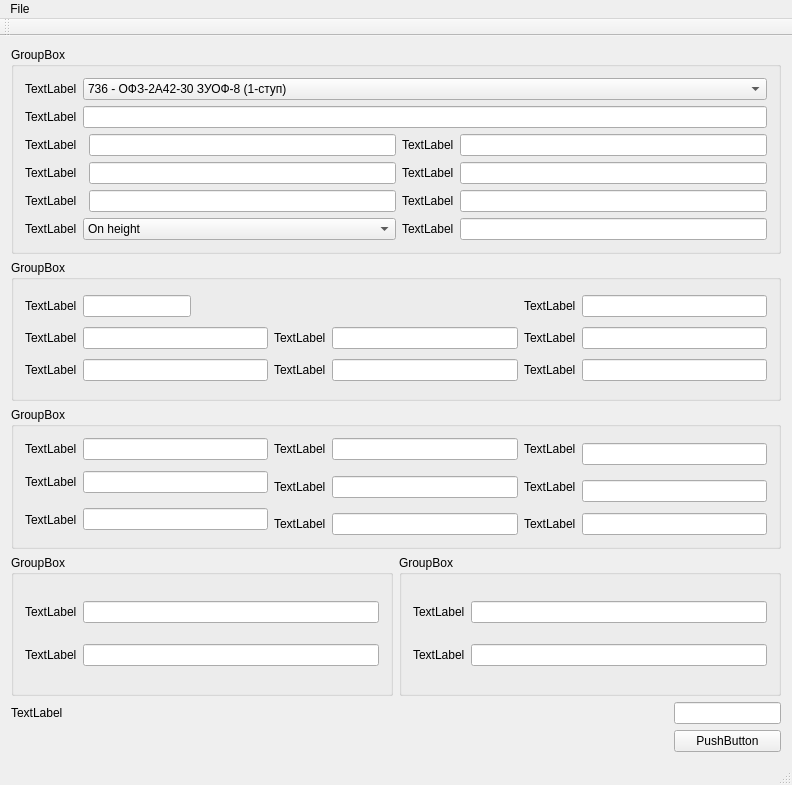
<?xml version="1.0" encoding="UTF-8"?>
<ui version="4.0">
 <class>MainWindow</class>
 <widget class="QMainWindow" name="MainWindow">
  <property name="geometry">
   <rect>
    <x>0</x>
    <y>0</y>
    <width>792</width>
    <height>785</height>
   </rect>
  </property>
  <property name="windowTitle">
   <string>MainWindow</string>
  </property>
  <widget class="QWidget" name="centralWidget">
   <layout class="QGridLayout" name="gridLayout_5">
    <item row="0" column="0" colspan="2">
     <widget class="QGroupBox" name="shellParamsGroupBox">
      <property name="title">
       <string>GroupBox</string>
      </property>
      <layout class="QVBoxLayout" name="verticalLayout">
       <item>
        <layout class="QGridLayout" name="gridLayout_8">
         <item row="0" column="0">
          <widget class="QLabel" name="shellNameLabel">
           <property name="text">
            <string>TextLabel</string>
           </property>
          </widget>
         </item>
         <item row="0" column="1">
          <widget class="QComboBox" name="shellNameComboBox">
           <item>
            <property name="text">
             <string>736 - ОФЗ-2А42-30 ЗУОФ-8 (1-ступ)</string>
            </property>
           </item>
           <item>
            <property name="text">
             <string>37 - ФАБ-500Т (ТА, АТ) (1-ступ)</string>
            </property>
           </item>
           <item>
            <property name="text">
             <string>46 - ФАБ 500 М-54 с ТУ (2-ступ)</string>
            </property>
           </item>
           <item>
            <property name="text">
             <string>381 - РБК-500 СПБЭ (2-ступ)</string>
            </property>
           </item>
           <item>
            <property name="text">
             <string>472 - С-8 (2-ступ)</string>
            </property>
           </item>
           <item>
            <property name="text">
             <string>3472 - С-8М (2-ступ)</string>
            </property>
           </item>
           <item>
            <property name="text">
             <string>999 - С-8КЛ (3-ступ)</string>
            </property>
           </item>
           <item>
            <property name="text">
             <string>3475 - С-8СС (3-ступ)</string>
            </property>
           </item>
          </widget>
         </item>
         <item row="1" column="0">
          <widget class="QLabel" name="separationSpeedValueLabel">
           <property name="text">
            <string>TextLabel</string>
           </property>
          </widget>
         </item>
         <item row="1" column="1">
          <widget class="QLineEdit" name="separationSpeedValueLineEdit"/>
         </item>
        </layout>
       </item>
       <item>
        <layout class="QGridLayout" name="gridLayout_10">
         <item row="0" column="0">
          <widget class="QLabel" name="firstStageCharSpeedValueLabel">
           <property name="text">
            <string>TextLabel</string>
           </property>
          </widget>
         </item>
         <item row="0" column="2">
          <widget class="QLineEdit" name="firstStageCharSpeedValueLineEdit"/>
         </item>
         <item row="0" column="3">
          <widget class="QLabel" name="firstStageCompleteParamLabel">
           <property name="text">
            <string>TextLabel</string>
           </property>
          </widget>
         </item>
         <item row="0" column="4">
          <widget class="QLineEdit" name="firstStageCompleteParamLineEdit"/>
         </item>
         <item row="1" column="0">
          <widget class="QLabel" name="secondStageCharSpeedValueLabel">
           <property name="text">
            <string>TextLabel</string>
           </property>
          </widget>
         </item>
         <item row="1" column="2">
          <widget class="QLineEdit" name="secondStageCharSpeedValueLineEdit"/>
         </item>
         <item row="1" column="3">
          <widget class="QLabel" name="secondStageCompleteParamLabel">
           <property name="text">
            <string>TextLabel</string>
           </property>
          </widget>
         </item>
         <item row="1" column="4">
          <widget class="QLineEdit" name="secondStageCompleteParamLineEdit"/>
         </item>
         <item row="2" column="0">
          <widget class="QLabel" name="thirdStageCharSpeedValueLabel">
           <property name="text">
            <string>TextLabel</string>
           </property>
          </widget>
         </item>
         <item row="2" column="2">
          <widget class="QLineEdit" name="thirdStageCharSpeedValueLineEdit"/>
         </item>
         <item row="2" column="3">
          <widget class="QLabel" name="thirdStageCompleteParamLabel">
           <property name="text">
            <string>TextLabel</string>
           </property>
          </widget>
         </item>
         <item row="2" column="4">
          <widget class="QLineEdit" name="thirdStageCompleteParamLineEdit"/>
         </item>
         <item row="3" column="0">
          <widget class="QLabel" name="userDefinedLastStageCompleteParamLabel">
           <property name="text">
            <string>TextLabel</string>
           </property>
          </widget>
         </item>
         <item row="3" column="1" colspan="2">
          <widget class="QComboBox" name="userDefinedLastStageCompleteParamComboBox">
           <item>
            <property name="text">
             <string>On height</string>
            </property>
           </item>
           <item>
            <property name="text">
             <string>On time</string>
            </property>
           </item>
           <item>
            <property name="text">
             <string>On range</string>
            </property>
           </item>
           <item>
            <property name="text">
             <string>On speed pressure</string>
            </property>
           </item>
           <item>
            <property name="text">
             <string>On trajectory peak</string>
            </property>
           </item>
          </widget>
         </item>
         <item row="3" column="3">
          <widget class="QLabel" name="userDefinedLastStageCompleteParamValueLabel">
           <property name="text">
            <string>TextLabel</string>
           </property>
          </widget>
         </item>
         <item row="3" column="4">
          <widget class="QLineEdit" name="userDefinedLastStageCompleteParamValueLineEdit"/>
         </item>
        </layout>
       </item>
      </layout>
     </widget>
    </item>
    <item row="1" column="0" colspan="2">
     <widget class="QGroupBox" name="appParamsGroupBox">
      <property name="title">
       <string>GroupBox</string>
      </property>
      <layout class="QGridLayout" name="gridLayout_2">
       <item row="0" column="0">
        <widget class="QLabel" name="appAbsHeightLabel">
         <property name="text">
          <string>TextLabel</string>
         </property>
        </widget>
       </item>
       <item row="0" column="1">
        <widget class="QLineEdit" name="appAbsHeightLineEdit">
         <property name="sizePolicy">
          <sizepolicy hsizetype="Fixed" vsizetype="Fixed">
           <horstretch>0</horstretch>
           <verstretch>0</verstretch>
          </sizepolicy>
         </property>
        </widget>
       </item>
       <item row="0" column="4">
        <widget class="QLabel" name="appWayAngleLabel">
         <property name="text">
          <string>TextLabel</string>
         </property>
        </widget>
       </item>
       <item row="0" column="5">
        <widget class="QLineEdit" name="appWayAngleLineEdit"/>
       </item>
       <item row="1" column="0">
        <widget class="QLabel" name="appWvalueLabel">
         <property name="text">
          <string>TextLabel</string>
         </property>
        </widget>
       </item>
       <item row="1" column="1">
        <widget class="QLineEdit" name="appWvalueLineEdit"/>
       </item>
       <item row="1" column="2">
        <widget class="QLabel" name="appPitchLabel">
         <property name="text">
          <string>TextLabel</string>
         </property>
        </widget>
       </item>
       <item row="1" column="3">
        <widget class="QLineEdit" name="appPitchLineEdit"/>
       </item>
       <item row="1" column="4">
        <widget class="QLabel" name="appAttackLabel">
         <property name="text">
          <string>TextLabel</string>
         </property>
        </widget>
       </item>
       <item row="1" column="5">
        <widget class="QLineEdit" name="appAttackLineEdit"/>
       </item>
       <item row="2" column="0">
        <widget class="QLabel" name="appVvalueLabel">
         <property name="text">
          <string>TextLabel</string>
         </property>
        </widget>
       </item>
       <item row="2" column="1">
        <widget class="QLineEdit" name="appVvalueLineEdit"/>
       </item>
       <item row="2" column="2">
        <widget class="QLabel" name="appRollLabel">
         <property name="text">
          <string>TextLabel</string>
         </property>
        </widget>
       </item>
       <item row="2" column="3">
        <widget class="QLineEdit" name="appRollLineEdit"/>
       </item>
       <item row="2" column="4">
        <widget class="QLabel" name="appSlideLabel">
         <property name="text">
          <string>TextLabel</string>
         </property>
        </widget>
       </item>
       <item row="2" column="5">
        <widget class="QLineEdit" name="appSlideLineEdit"/>
       </item>
      </layout>
     </widget>
    </item>
    <item row="2" column="0" colspan="2">
     <widget class="QGroupBox" name="velocitiesInHCSgroupBox">
      <property name="title">
       <string>GroupBox</string>
      </property>
      <layout class="QGridLayout" name="gridLayout">
       <item row="0" column="0">
        <widget class="QLabel" name="appWxCoordHCSlabel">
         <property name="text">
          <string>TextLabel</string>
         </property>
        </widget>
       </item>
       <item row="0" column="1">
        <widget class="QLineEdit" name="appWxCoordHCSlineEdit">
         <property name="sizePolicy">
          <sizepolicy hsizetype="Expanding" vsizetype="Fixed">
           <horstretch>0</horstretch>
           <verstretch>0</verstretch>
          </sizepolicy>
         </property>
        </widget>
       </item>
       <item row="0" column="2">
        <widget class="QLabel" name="appVxCoordHCSlabel">
         <property name="text">
          <string>TextLabel</string>
         </property>
        </widget>
       </item>
       <item row="0" column="3">
        <widget class="QLineEdit" name="appVxCoordHCSlineEdit"/>
       </item>
       <item row="0" column="4">
        <widget class="QLabel" name="UxCoordHCSlabel">
         <property name="text">
          <string>TextLabel</string>
         </property>
        </widget>
       </item>
       <item row="0" column="5" rowspan="2">
        <widget class="QLineEdit" name="UxCoordHCSlineEdit"/>
       </item>
       <item row="1" column="0" rowspan="2">
        <widget class="QLabel" name="appWyCoordHCSlabel">
         <property name="text">
          <string>TextLabel</string>
         </property>
        </widget>
       </item>
       <item row="1" column="1" rowspan="2">
        <widget class="QLineEdit" name="appWyCoordHCSlineEdit"/>
       </item>
       <item row="2" column="2">
        <widget class="QLabel" name="appVyCoordHCSlabel">
         <property name="text">
          <string>TextLabel</string>
         </property>
        </widget>
       </item>
       <item row="2" column="3">
        <widget class="QLineEdit" name="appVyCoordHCSlineEdit"/>
       </item>
       <item row="2" column="4">
        <widget class="QLabel" name="UyCoordHCSlabel">
         <property name="text">
          <string>TextLabel</string>
         </property>
        </widget>
       </item>
       <item row="2" column="5" rowspan="2">
        <widget class="QLineEdit" name="UyCoordHCSlineEdit"/>
       </item>
       <item row="3" column="0" rowspan="2">
        <widget class="QLabel" name="appWzCoordHCSlabel">
         <property name="text">
          <string>TextLabel</string>
         </property>
        </widget>
       </item>
       <item row="3" column="1" rowspan="2">
        <widget class="QLineEdit" name="appWzCoordHCSlineEdit"/>
       </item>
       <item row="4" column="2">
        <widget class="QLabel" name="appVzCoordHCSlabel">
         <property name="text">
          <string>TextLabel</string>
         </property>
        </widget>
       </item>
       <item row="4" column="3">
        <widget class="QLineEdit" name="appVzCoordHCSlineEdit"/>
       </item>
       <item row="4" column="4">
        <widget class="QLabel" name="UzCoordHCSlabel">
         <property name="text">
          <string>TextLabel</string>
         </property>
        </widget>
       </item>
       <item row="4" column="5">
        <widget class="QLineEdit" name="UzCoordHCSlineEdit"/>
       </item>
      </layout>
     </widget>
    </item>
    <item row="3" column="0">
     <widget class="QGroupBox" name="initTargetPosHCSgroupBox">
      <property name="title">
       <string>GroupBox</string>
      </property>
      <layout class="QGridLayout" name="gridLayout_6">
       <item row="0" column="0">
        <widget class="QLabel" name="initTargetXcoordHCSlabel">
         <property name="text">
          <string>TextLabel</string>
         </property>
        </widget>
       </item>
       <item row="0" column="1">
        <widget class="QLineEdit" name="initTargetXcoordHCSlineEdit"/>
       </item>
       <item row="1" column="0">
        <widget class="QLabel" name="initTargetYcoordHCSlabel">
         <property name="text">
          <string>TextLabel</string>
         </property>
        </widget>
       </item>
       <item row="1" column="1">
        <widget class="QLineEdit" name="initTargetYcoordHCSlineEdit"/>
       </item>
      </layout>
     </widget>
    </item>
    <item row="3" column="1">
     <widget class="QGroupBox" name="weaponAnglesICSgroupBox">
      <property name="title">
       <string>GroupBox</string>
      </property>
      <layout class="QGridLayout" name="gridLayout_3">
       <item row="0" column="0">
        <widget class="QLabel" name="phiY0label">
         <property name="text">
          <string>TextLabel</string>
         </property>
        </widget>
       </item>
       <item row="0" column="1">
        <widget class="QLineEdit" name="phiY0lineEdit"/>
       </item>
       <item row="1" column="0">
        <widget class="QLabel" name="phiZ0label">
         <property name="text">
          <string>TextLabel</string>
         </property>
        </widget>
       </item>
       <item row="1" column="1">
        <widget class="QLineEdit" name="phiZ0lineEdit"/>
       </item>
      </layout>
     </widget>
    </item>
    <item row="4" column="0" colspan="2">
     <layout class="QGridLayout" name="gridLayout_4">
      <item row="0" column="0">
       <widget class="QLabel" name="integrSteplabel">
        <property name="text">
         <string>TextLabel</string>
        </property>
       </widget>
      </item>
      <item row="0" column="1">
       <widget class="QLineEdit" name="integrStepLineEdit"/>
      </item>
      <item row="1" column="0">
       <spacer name="horizontalSpacer">
        <property name="orientation">
         <enum>Qt::Horizontal</enum>
        </property>
        <property name="sizeHint" stdset="0">
         <size>
          <width>658</width>
          <height>20</height>
         </size>
        </property>
       </spacer>
      </item>
      <item row="1" column="1">
       <widget class="QPushButton" name="calculatePushButton">
        <property name="text">
         <string>PushButton</string>
        </property>
       </widget>
      </item>
     </layout>
    </item>
   </layout>
   <zorder>shellParamsGroupBox</zorder>
   <zorder>appParamsGroupBox</zorder>
   <zorder>initTargetPosHCSgroupBox</zorder>
   <zorder>velocitiesInHCSgroupBox</zorder>
   <zorder>weaponAnglesICSgroupBox</zorder>
   <zorder>integrSteplabel</zorder>
   <zorder>calculatePushButton</zorder>
   <zorder>integrStepLineEdit</zorder>
   <zorder>horizontalSpacer</zorder>
  </widget>
  <widget class="QMenuBar" name="menuBar">
   <property name="geometry">
    <rect>
     <x>0</x>
     <y>0</y>
     <width>792</width>
     <height>22</height>
    </rect>
   </property>
   <widget class="QMenu" name="menuFile">
    <property name="title">
     <string>File</string>
    </property>
    <addaction name="separator"/>
    <addaction name="actionCalculate"/>
    <addaction name="actionCalculate_S8_KL_2nd_stage_activity_time"/>
    <addaction name="actionCompare_the_atmospheric_calculations"/>
    <addaction name="separator"/>
    <addaction name="actionExit"/>
   </widget>
   <addaction name="menuFile"/>
  </widget>
  <widget class="QToolBar" name="mainToolBar">
   <attribute name="toolBarArea">
    <enum>TopToolBarArea</enum>
   </attribute>
   <attribute name="toolBarBreak">
    <bool>false</bool>
   </attribute>
  </widget>
  <widget class="QStatusBar" name="statusBar"/>
  <action name="actionCalculate">
   <property name="text">
    <string>Calculate...</string>
   </property>
  </action>
  <action name="actionCompare_the_atmospheric_calculations">
   <property name="text">
    <string>Compare the atmospheric calculations...</string>
   </property>
  </action>
  <action name="actionExit">
   <property name="text">
    <string>Exit</string>
   </property>
  </action>
  <action name="actionCalculate_S8_KL_2nd_stage_activity_time">
   <property name="text">
    <string>Calculate S8-KL 2nd stage activity time...</string>
   </property>
  </action>
 </widget>
 <layoutdefault spacing="6" margin="11"/>
 <resources/>
 <connections/>
</ui>
